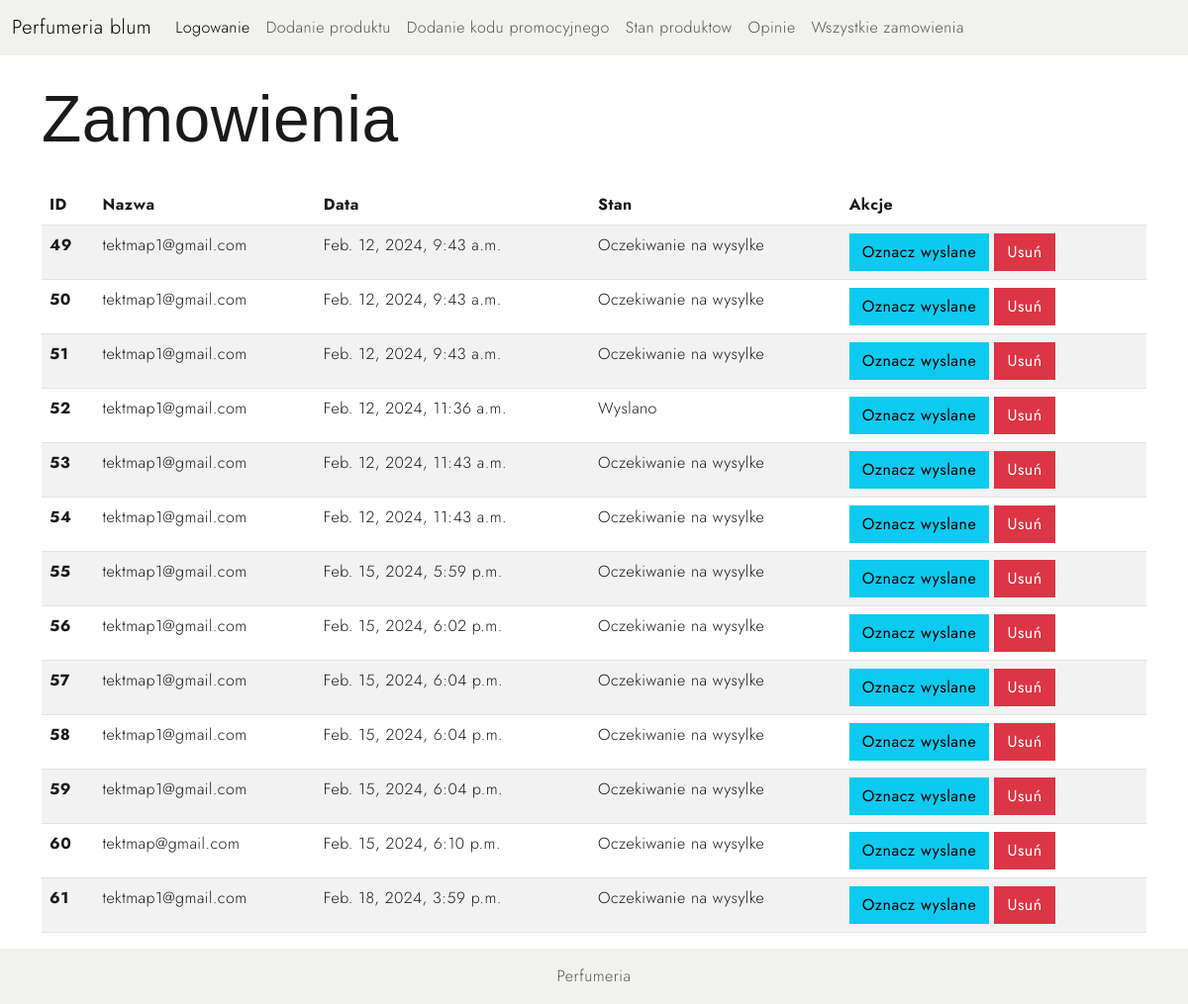
Before: /adminpanel/orders/ with the older database file.
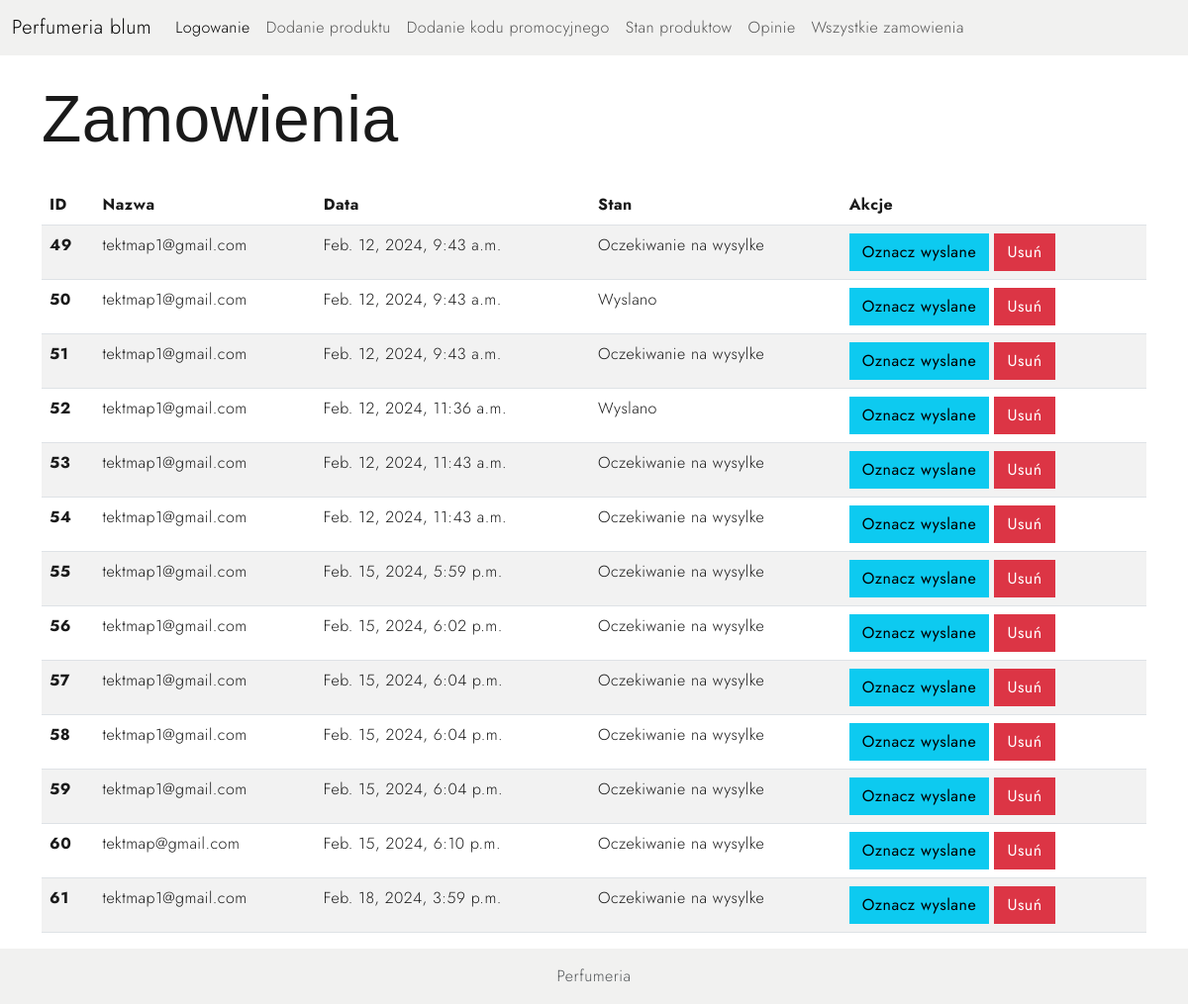
After: the same page with the newer database file.
### product/models.py (models this page shows, shortened)
class Card(models.Model):
    user = models.ForeignKey(to=User, on_delete=models.CASCADE, default="", blank=True)
    product = models.ManyToManyField(to=Product, default="", blank=True)
    quantity = models.IntegerField(default=1, blank=True)
    price = models.IntegerField(default=0)
    street = models.CharField(max_length=100, default="", blank=True)
    city = models.CharField(max_length=100, default="", blank=True)
    postal_code = models.CharField(max_length=6, default="", blank=True)
    phone_number = models.CharField(max_length=9, default="", blank=True)
    email = models.EmailField(default="", blank=True)
    first_name = models.CharField(max_length=50, default="", blank=True)
    last_name = models.CharField(max_length=50, default="", blank=True)
    promo_code = models.CharField(max_length=10, default="", blank=True)
    is_order = models.BooleanField(default=False, blank=True)
    date = models.DateTimeField(default=django.utils.timezone.now, blank=True)
    is_shipped = models.BooleanField(default=False)
    is_delivered = models.BooleanField(default=False)

### users/models.py (models this page shows)
class User(AbstractUser):
    address = models.CharField(max_length=50,default="")
    phone_number = models.IntegerField(default=0)
    USERNAME_FIELD = 'email'
    email = models.EmailField( unique=True)  # changes email to unique and blank to false
    REQUIRED_FIELDS = []  # removes email from REQUIRED_FIELDS

### adminpanel/views.py (the view)
# urls.py: path('orders/', OrdersView.as_view(), name='orders'),
class OrdersView(View):
    def get(self, request):
        orders = Card.objects.all()
        context = {
            'orders': orders
        }
        return render(request, 'adminpanel/orders.html', context=context)

### templates/adminpanel/orders.html
{% extends 'base_admin.html' %}
{% block content %}
     <div class="container">
         <h1 class="mt-4">Zamowienia</h1>
            <div class="row">
                <div class="col-md-12">
                    <table class="table table-striped">
                        <thead>
                            <tr>
                                <th scope="col">ID</th>
                                <th scope="col">Nazwa</th>
                                <th scope="col">Data</th>
                                <th scope="col">Stan</th>
                                <th scope="col">Akcje</th>
                            </tr>
                        </thead>
                        <tbody>
                            {% for order in orders %}
                                <tr>
                                    <th scope="row">{{ order.id }}</th>
                                    <td>{{ order.user.email }}</td>
                                    <td>{{ order.date }}</td>
                                    {% if order.is_shipped %}
                                        <td>Wyslano</td>
                                    {% else %}
                                        <td>Oczekiwanie na wysylke</td>
                                    {% endif %}
                                    <td>
                                        {% if order.is_delivered %}
                                                <a href="{% url 'mark_order_as_shipped' order.id %}" class="btn btn-info">Oznacz dostarczone</a>
                                        {%  else %}
                                                <a href="{% url 'mark_order_as_shipped' order.id %}" class="btn btn-info">Oznacz wyslane</a>
                                        {% endif %}
                                        <a href="" class="btn btn-danger">Usuń</a>
                                    </td>
                                </tr>
                            {% endfor %}
                        </tbody>
                    </table>
                </div>
        </div>
     </div>
{% endblock %}

Changed rows visible on the page:
changed Card id 50: is_shipped "Oczekiwanie na wysylke" → "Wyslano"
